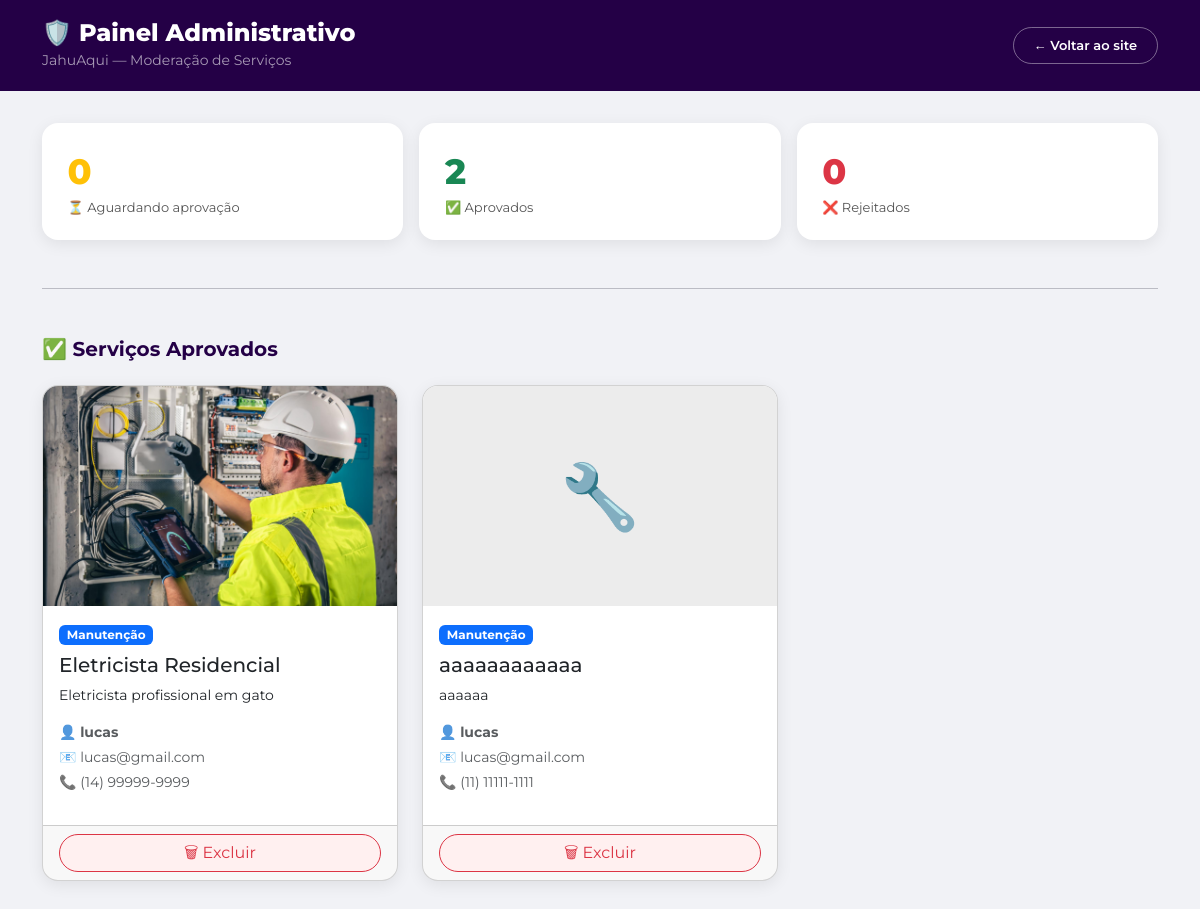
Screenshot of /jauAqui/php/services/admin.php (signed in) with the database file from the repository.
### tables this page shows
CREATE TABLE `SERVICOS` (
  `ID` int(11) NOT NULL AUTO_INCREMENT,
  `USUARIO_ID` int(11) NOT NULL,
  `NOME` varchar(100) NOT NULL,
  `CATEGORIA` varchar(50) NOT NULL,
  `DESCRICAO` varchar(500) NOT NULL,
  `TELEFONE` varchar(20) NOT NULL,
  `FOTO` varchar(500) DEFAULT NULL,
  `DATA_CADASTRO` timestamp NULL DEFAULT current_timestamp(),
  `STATUS` varchar(20) NOT NULL DEFAULT 'pendente',
  `CRIADO_EM` timestamp NULL DEFAULT current_timestamp(),
  PRIMARY KEY (`ID`)
);

CREATE TABLE `USUARIOS` (
  `id` int(11) NOT NULL AUTO_INCREMENT,
  `nome` varchar(255) NOT NULL,
  `email` varchar(255) NOT NULL,
  `senha` varchar(255) NOT NULL,
  `data_cadastro` timestamp NOT NULL DEFAULT current_timestamp(),
  `IS_ADMIN` tinyint(1) DEFAULT 0,
  PRIMARY KEY (`id`),
  UNIQUE KEY `email` (`email`)
);

### jauAqui/php/services/admin.php (the view, shortened to what this page needs)
<?php
include("../config/conexao.php");
$aprovados = $conn->query(
    "SELECT S.ID, S.NOME, S.DESCRICAO, S.CATEGORIA,
            S.TELEFONE, S.FOTO,
            U.NOME AS PRESTADOR,
            U.EMAIL AS EMAIL_PRESTADOR,
            S.CRIADO_EM
     FROM SERVICOS S
     JOIN USUARIOS U ON U.ID = S.USUARIO_ID
     WHERE S.STATUS = 'aprovado'
     ORDER BY S.CRIADO_EM DESC"
);
$totais = $conn->query(
    "SELECT
        SUM(STATUS='pendente')  AS pendentes,
        SUM(STATUS='aprovado')  AS aprovados,
        SUM(STATUS='rejeitado') AS rejeitados
     FROM SERVICOS"
)->fetch_assoc();
$CORES_CATEGORIA = [
    'Manutenção' => 'primary',
    'Logística'  => 'warning',
    'Limpeza'    => 'info',
    'Beleza'     => 'success',
    'Saúde'      => 'danger',
    'Outros'     => 'secondary',
];
?>
<!DOCTYPE html>
<html lang="pt-br">
<head>
<link href="https://cdn.jsdelivr.net/npm/bootstrap@5.3.3/dist/css/bootstrap.min.css" rel="stylesheet"/>
</head>
<body>
<div class="painel-header">
    <div class="container d-flex justify-content-between align-items-center">
        <div>
            <h4 class="mb-0">🛡️ Painel Administrativo</h4>
            <small>JahuAqui — Moderação de Serviços</small>
        </div>
        <a href="/jauAqui/php/services/index.php" class="btn-voltar">
            ← Voltar ao site
        </a>
    </div>
</div>
<div class="container pb-5">
<div class="row g-3 mb-4">
    <div class="col-md-4">
        <div class="stat-card">
            <div class="numero text-warning">
                <?= (int)$totais['pendentes'] ?>
            </div>
            <div class="label">
                ⏳ Aguardando aprovação
            </div>
        </div>
    </div>
    <div class="col-md-4">
        <div class="stat-card">
            <div class="numero text-success">
                <?= (int)$totais['aprovados'] ?>
            </div>
            <div class="label">
                ✅ Aprovados
            </div>
        </div>
    </div>
    <div class="col-md-4">
        <div class="stat-card">
            <div class="numero text-danger">
                <?= (int)$totais['rejeitados'] ?>
            </div>
            <div class="label">
                ❌ Rejeitados
            </div>
        </div>
    </div>
</div>
<hr class="my-5">
<h5 class="fw-bold mb-4" style="color:var(--purple-dark)">✅ Serviços Aprovados</h5>
<div class="row g-4">
<?php endif;
while ($s = $aprovados->fetch_assoc()):
    $cor  = $CORES_CATEGORIA[$s['CATEGORIA']] ?? 'secondary';
    $foto = !empty($s['FOTO']) ? $s['FOTO'] : null;
?>
<div class="col-md-4">
<div class="card card-servico h-100">
<?php if ($foto): ?>
    <img src="<?= htmlspecialchars($foto) ?>" class="card-img-top" alt="Foto do serviço">
<?php else: ?>
    <div class="placeholder-img">🔧</div>
<?php endif; ?>
<div class="card-body">
    <span class="badge bg-<?= $cor ?> mb-2"><?= htmlspecialchars($s['CATEGORIA']) ?></span>
    <h5 class="card-title"><?= htmlspecialchars($s['NOME']) ?></h5>
    <p class="card-text small"><?= htmlspecialchars($s['DESCRICAO']) ?></p>
    <p class="small text-muted mb-1">👤 <strong><?= htmlspecialchars($s['PRESTADOR']) ?></strong></p>
    <p class="small text-muted mb-1">📧 <?= htmlspecialchars($s['EMAIL_PRESTADOR']) ?></p>
    <p class="small text-muted">📞 <?= htmlspecialchars($s['TELEFONE']) ?></p>
</div>
<div class="card-footer">
    <form method="POST" onsubmit="return confirm('Tem certeza que deseja excluir este serviço?')">
        <button type="submit" class="btn btn-excluir w-100">🗑 Excluir</button>
    </form>
</div>
</div>
</div>
<?php endwhile; ?>
</div>
</div>
</body>
</html>

### jauAqui/php/services/admin.php (style rules this page uses)
:root { --purple-dark: #240046; --purple-main: #6c3fc5; --bg-light: #f1f2f6; --bg-white: #ffffff; --text-dark: #1a1a2e; --text-muted: #555; --radius-md: 12px; --radius-lg: 16px; --radius-pill: 30px; --shadow-card: 0 4px 16px rgba(0,0,0,.08); --shadow-hover: 0 10px 28px rgba(108,63,197,.18); --transition: 0.25s ease; }
body { background-color: var(--bg-light); font-family: 'Montserrat', Arial, sans-serif; color: var(--text-dark); margin: 0; }
.painel-header { background: var(--purple-dark); padding: 1.2rem 0; margin-bottom: 2rem; }
.painel-header h4 { color: #fff; font-weight: 800; }
.painel-header small { color: rgba(255,255,255,.6); }
.btn-voltar { border: 1px solid rgba(255,255,255,.4); color: #fff; border-radius: var(--radius-pill); padding: 8px 20px; font-size: 13px; font-weight: 600; text-decoration: none; }
.stat-card { background: var(--bg-white); border-radius: var(--radius-lg); padding: 1.4rem 1.6rem; box-shadow: var(--shadow-card); }
.stat-card .numero { font-size: 2.2rem; font-weight: 800; }
.stat-card .label { font-size: 13px; color: var(--text-muted); }
.card-servico { border-radius: var(--radius-lg); overflow: hidden; box-shadow: var(--shadow-card); transition: var(--transition); }
.card-img-top { height: 220px; width: 100%; object-fit: cover; background: #ececec; }
.placeholder-img { height: 220px; background: #ececec; display: flex; align-items: center; justify-content: center; font-size: 4rem; }
.btn-excluir { background: #fff0f0; border: 1px solid #dc3545; color: #dc3545; border-radius: var(--radius-pill); }

### rows the page displays
servicos: FOTO (picture), CATEGORIA "Manutenção", NOME "Eletricista Residencial", DESCRICAO "Eletricista profissional em gato", USUARIO_ID.nome "lucas", USUARIO_ID.email "lucas@gmail.com", TELEFONE "(14) 99999-9999"
servicos: CATEGORIA "Manutenção", NOME "aaaaaaaaaaaa", DESCRICAO "aaaaaa", USUARIO_ID.nome "lucas", USUARIO_ID.email "lucas@gmail.com", TELEFONE "(11) 11111-1111"

### other values shown
$totais['pendentes'] "0"
$totais['aprovados'] "2"
$totais['rejeitados'] "0"
